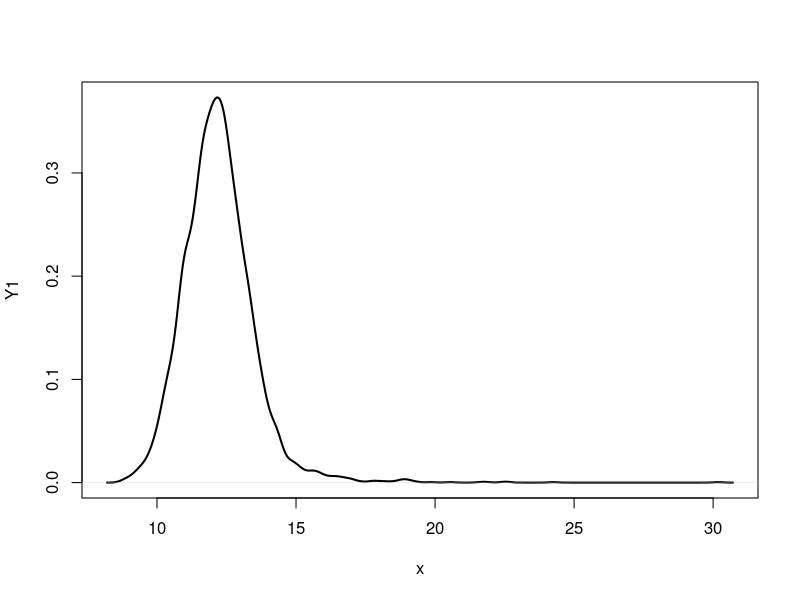
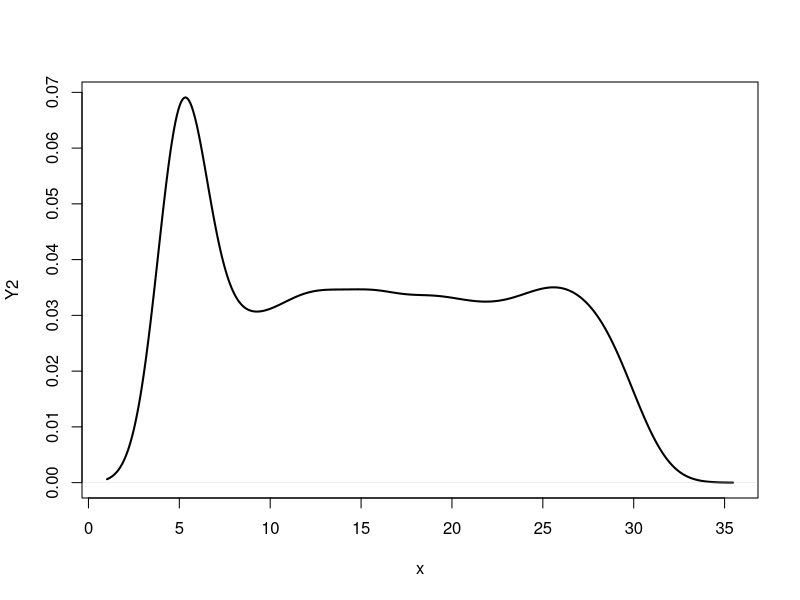
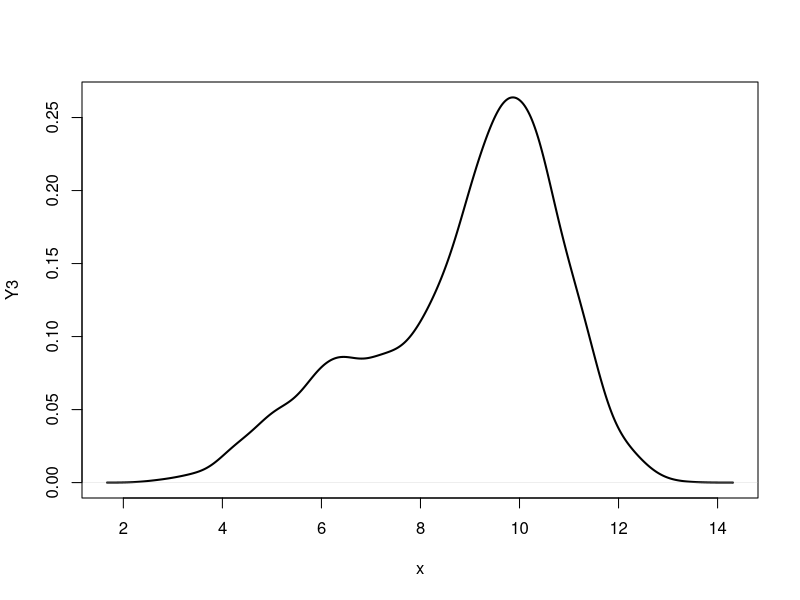
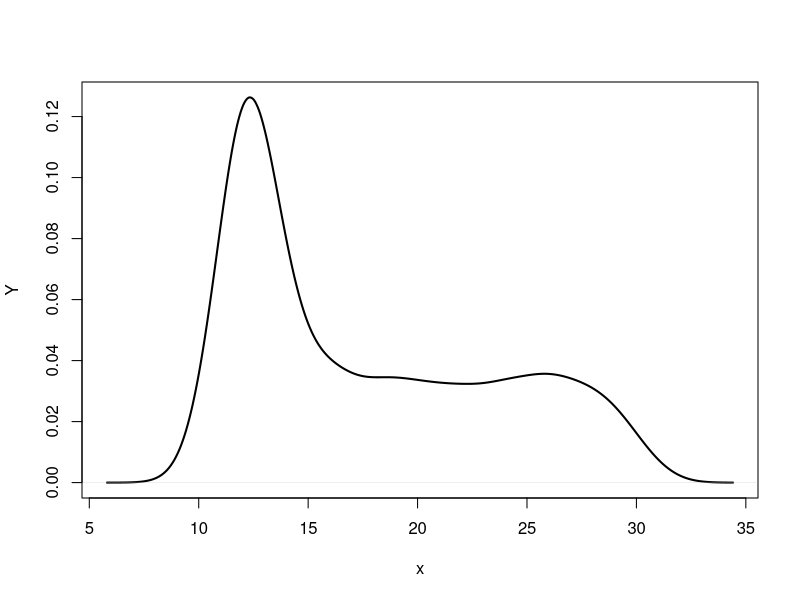

Here is the R script that generated these plots, in order: (Note: this script raises an error after producing the figures.)
library(readr)

#OREGUNTA 1

#variables aleatorias
valA = runif(5000)
valB = runif(5000)
valC = runif(5000)

#errores aleatorios
error1 = rnorm(5000, 0, 1)
error2 = rnorm(5000, 0, 1)
error3 = rnorm(5000, 0, 1)

#funciones inversas de las acumuladas
xpA = 10/((-log(valA))^(1/10))
xpB = 30*valB
xpC = -10*log(1-valC)

#calcular los valores de Y1, Y2, Y3
y1 = pmax(12, xpA) + error1
y2 = pmax(5, xpB + error2)
y3 = pmin(10, xpC + 5) + error3

#calcular las funciones densidad empiricas
fy1 = density(y1)
fy2 = density(y2)
fy3 = density(y3)

#Grafico funcion densidad Y1
plot(fy1, col = 1, lwd = 2,
     main = "", xlab = "x", ylab = "Y1")

#Valor esperado Y1
EY1 = sum(fy1$x * fy1$y) * diff(fy1$x[1:2])

#Grafico funcion densidad Y2
plot(fy2, col = 1, lwd = 2,
     main = "", xlab = "x", ylab = "Y2")

#Valor esperado Y1
EY2 = sum(fy2$x * fy2$y) * diff(fy2$x[1:2])

#Grafico funcion densidad Y3
plot(fy3, col = 1, lwd = 2,
     main = "", xlab = "x", ylab = "Y3")

#Valor esperado Y1
EY3 = sum(fy3$x * fy3$y) * diff(fy3$x[1:2])

# PREGUNTA 2

#cuartiles Q1

quantile(y1, 0.25)
quantile(y1, 0.5)
quantile(y1, 0.75)

#cuartiles Q2
quantile(y2, 0.25)
quantile(y2, 0.5)
quantile(y2, 0.75)

#cuartiles Q3
quantile(y3, 0.25)
quantile(y3, 0.5)
quantile(y3, 0.75)

# PREGUNTA 3

#Elegir el mayor tiempo
mayorY = pmax(y1, y2, y3)
fY = density(mayorY)
#Promedio
EY = sum(fY$x * fY$y) * diff(fY$x[1:2])
#Desviacion estandar
sd(mayorY)

#cuartiles Y
quantile(mayorY, 0.25)
quantile(mayorY, 0.5)
quantile(mayorY, 0.75)
quantile(mayorY, 1)

#Grafico densidad empirico Y
plot(density(mayorY), col = 1, lwd = 2,
     main = "", xlab = "x", ylab = "Y")

# PREGUNTA 4
esperas = read_csv("esperas.csv")
head(esperas)
#Secuencias de cuantiles
quantile(esperas$muestra1, seq(0.02,0.98,0.02))
quantile(esperas$muestra2, seq(0.02,0.98,0.02))
quantile(Y, seq(0.02,0.98,0.02))
quantile(y1, seq(0.02,0.98,0.02))
quantile(y2, seq(0.02,0.98,0.02))
quantile(y3, seq(0.02,0.98,0.02))
